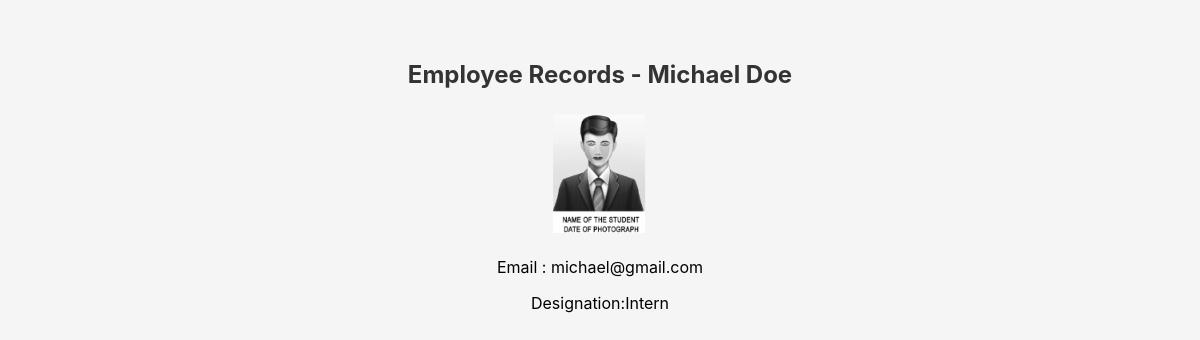
/employee/3/, run on the app's committed database.
### employees/models.py (models this page shows, shortened)
class Employee(models.Model):
    first_name = models.CharField(max_length=50)
    last_name = models.CharField(max_length=50)
    email = models.EmailField(unique=True)
    designation = models.CharField()
    image = models.ImageField(upload_to='emp_images',default="default.jpg")
    salary = models.IntegerField()
    joining_date = models.DateField()
    is_active = models.BooleanField(default=True)
    Department = models.ForeignKey(Department,on_delete=models.SET_NULL,blank=True,null=True)
    manager = models.ForeignKey("self", on_delete=models.SET_NULL,blank=True,null=True)
    def full_name(self):
        return f"{self.first_name} {self.last_name} "

### employees/views.py (the view)
# urls.py: path('<int:id>/',views.employee_detail, name ='employee_detail' ),
def employee_detail(request,id):
    employee = get_object_or_404(Employee,id =id)
    context = {
        'employee' :  employee
    }
    return render(request, 'employee_detail.html',context)

### templates/employee_detail.html (shortened to what this page needs)
{%  load static %}
<!DOCTYPE html>
<html lang="en">
<head>
    <link rel="stylesheet" href="{% static 'css/style.css' %}">
    <link rel="stylesheet" href="https://cdnjs.cloudflare.com/ajax/libs/font-awesome/4.7.0/css/font-awesome.min.css">
</head>
<body>
    <h2>Employee Records - {{ employee.full_name}} </h2>
    <img src="{{ employee.image.url}}" alt="{{ employee.first_name }} Image" width="100">
    <p>Email : {{employee.email}}</p>
    <p>Designation:{{employee.designation}}</p>
</body>
</html>

### employees_main/static/css/style.css (style rules this page uses)
body { font-family: "Inter", sans-serif; background: #f5f5f5; margin: 0; padding: 40px; text-align: center; }
h2 { margin-bottom: 20px; color: #333; }

### data on the page
Employee: full_name "Michael Doe", image (picture), email "michael@gmail.com", designation "Intern"
